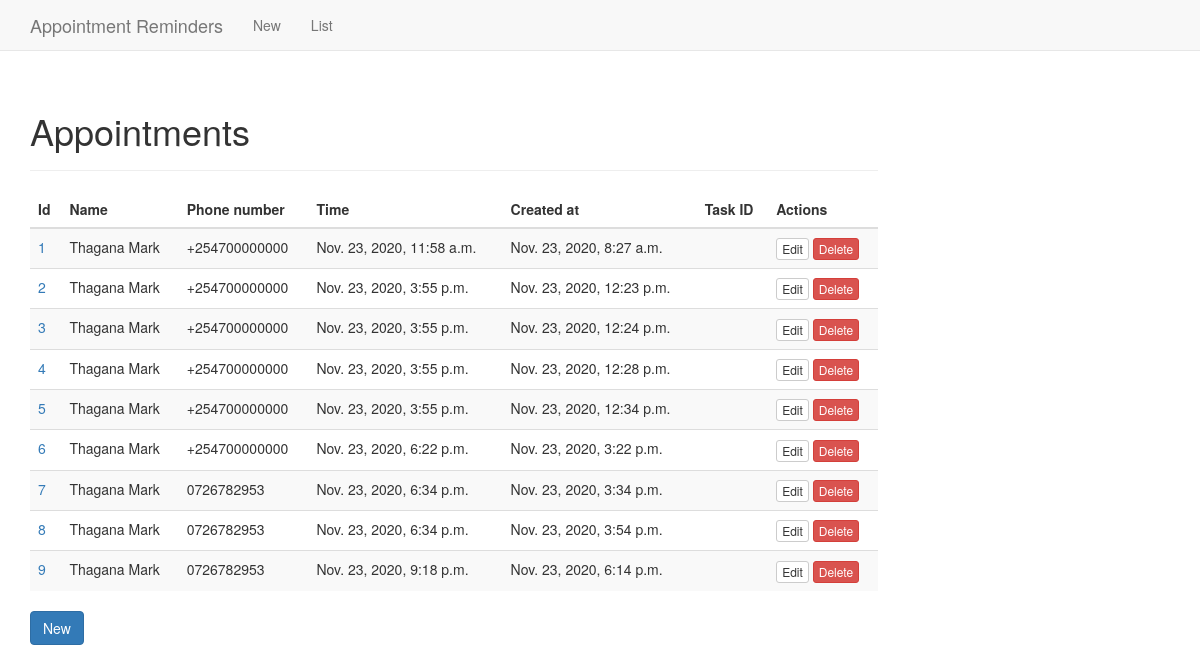
The app's page /, older data.
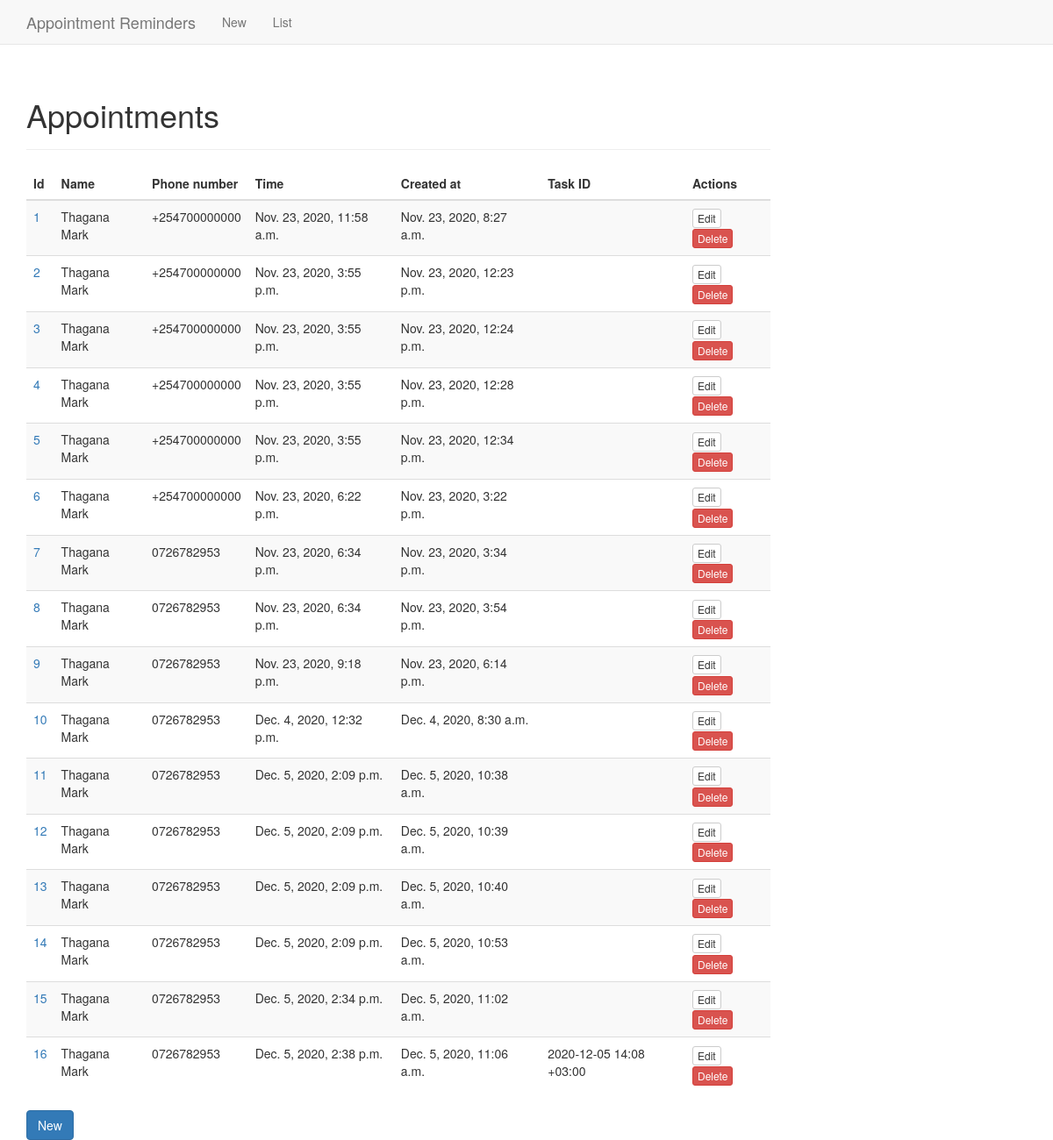
The same page, newer data.
### reminders/models.py (models this page shows, shortened)
class Appointment(models.Model):
    name = models.CharField(max_length=150)
    phone_number = models.CharField(max_length=15)
    time = models.DateTimeField()
    time_zone = TimeZoneField(default='UTC')
    task_id = models.CharField(max_length=50, blank=True, editable=False)
    created = models.DateTimeField(auto_now_add=True)
    def get_absolute_url(self):
        return reverse('reminders:view_appointment', args=[str(self.id)])

### reminders/views.py (the view)
# urls.py: path('', AppointmentListView.as_view(), name='list_appointments'),
class AppointmentListView(ListView):
    model = Appointment

### reminders/templates/reminders/appointment_list.html (shortened to what this page needs)
{% extends "base.html" %}
{% block content %}
  <div class="row">
    <div class="col-lg-9">
      <div class="page-header">
        <h1>Appointments</h1>
      </div>
      <table class="table table-striped">
        <thead>
          <tr>
            <th>Id</th>
            <th>Name</th>
            <th>Phone number</th>
            <th>Time</th>
            <th>Created at</th>
            <th>Task ID</th>
            <th>Actions</th>
          </tr>
        </thead>
        <tbody>
          {% for appointment in object_list %}
            <tr>
              <td><a href="{{ appointment.get_absolute_url }}">{{ appointment.pk }}</a></td>
              <td>{{ appointment.name }}</td>
              <td>{{ appointment.phone_number }}</td>
              <td>{{ appointment.time }}</td>
              <td>{{ appointment.created }}</td>
              <td>{{ appointment.task_id }}</td>
              <td>
                <a class="btn btn-default btn-xs" href="{% url 'reminders:edit_appointment' appointment.pk %}">Edit</a>
                <a class="btn btn-xs btn-danger" href="{% url 'reminders:delete_appointment' appointment.pk %}">Delete</a>
              </td>
            </tr>
          {% endfor %}
        </tbody>
      </table>
      <a class="btn btn-primary" href="{% url 'reminders:new_appointment' %}">New</a>
    </div>
  </div>
{% endblock %}

### reminders/templates/base.html (shortened to what this page needs)
{% load bootstrap3 %}
<!DOCTYPE html>
<html lang="en">
  <head>
    {% bootstrap_css %}
  </head>
  <body>
    <div class="navbar navbar-default navbar-static-top">
      <div class="container">
        <a class="navbar-brand" href="/">Appointment Reminders</a>
        <div class="navbar-collapse collapse navbar-responsive-collapse">
          <ul class="nav navbar-nav">
            <li><a href="{% url 'reminders:new_appointment' %}">New</a></li>
            <li><a href="{% url 'reminders:list_appointments' %}">List</a></li>
          </ul>
        </div>
      </div>
    </div>
    <div class="container">
      {% block content %}{% endblock content %}
    </div>
  </body>
</html>

Row changes from the older to the newer data that the page shows:
added Appointment: pk "10", name "Thagana Mark", phone_number "0726782953", time "Dec. 4, 2020, 12:32 p.m.", created "Dec. 4, 2020, 8:30 a.m."
added Appointment: pk "11", name "Thagana Mark", phone_number "0726782953", time "Dec. 5, 2020, 2:09 p.m.", created "Dec. 5, 2020, 10:38 a.m."
added Appointment: pk "12", name "Thagana Mark", phone_number "0726782953", time "Dec. 5, 2020, 2:09 p.m.", created "Dec. 5, 2020, 10:39 a.m."
added Appointment: pk "13", name "Thagana Mark", phone_number "0726782953", time "Dec. 5, 2020, 2:09 p.m.", created "Dec. 5, 2020, 10:40 a.m."
added Appointment: pk "14", name "Thagana Mark", phone_number "0726782953", time "Dec. 5, 2020, 2:09 p.m.", created "Dec. 5, 2020, 10:53 a.m."
added Appointment: pk "15", name "Thagana Mark", phone_number "0726782953", time "Dec. 5, 2020, 2:34 p.m.", created "Dec. 5, 2020, 11:02 a.m."
added Appointment: pk "16", name "Thagana Mark", phone_number "0726782953", time "Dec. 5, 2020, 2:38 p.m.", created "Dec. 5, 2020, 11:06 a.m.", task_id "2020-12-05 14:08 +03:00"
